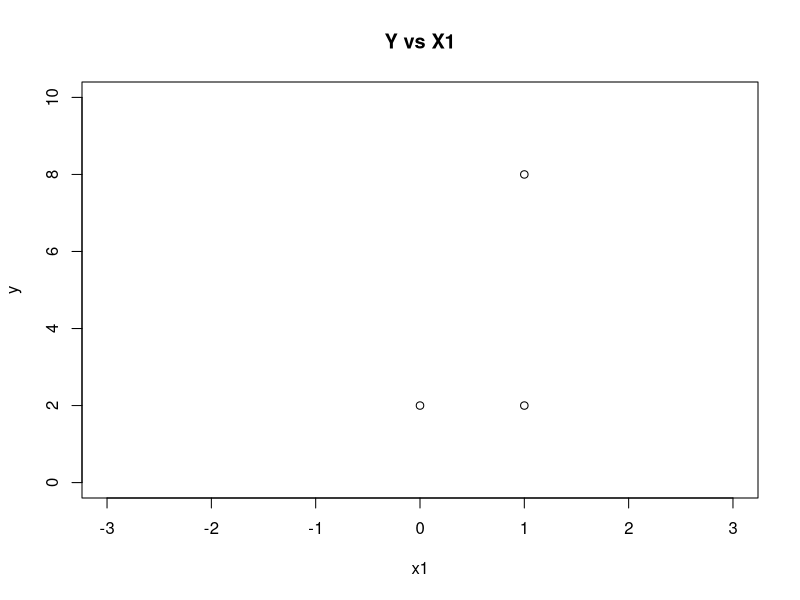
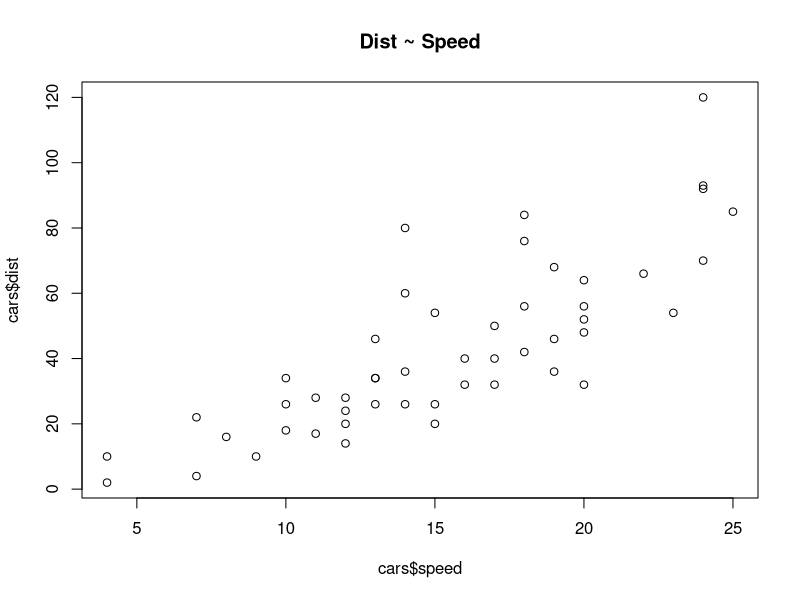
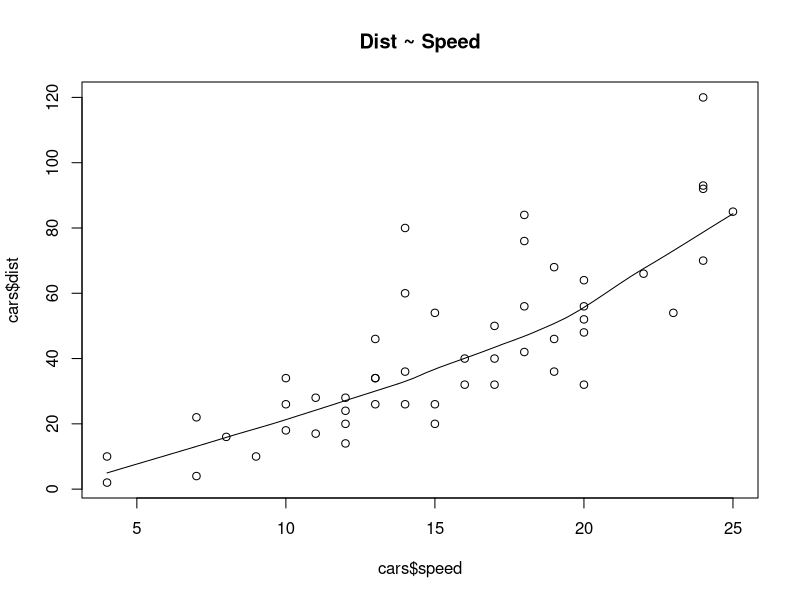
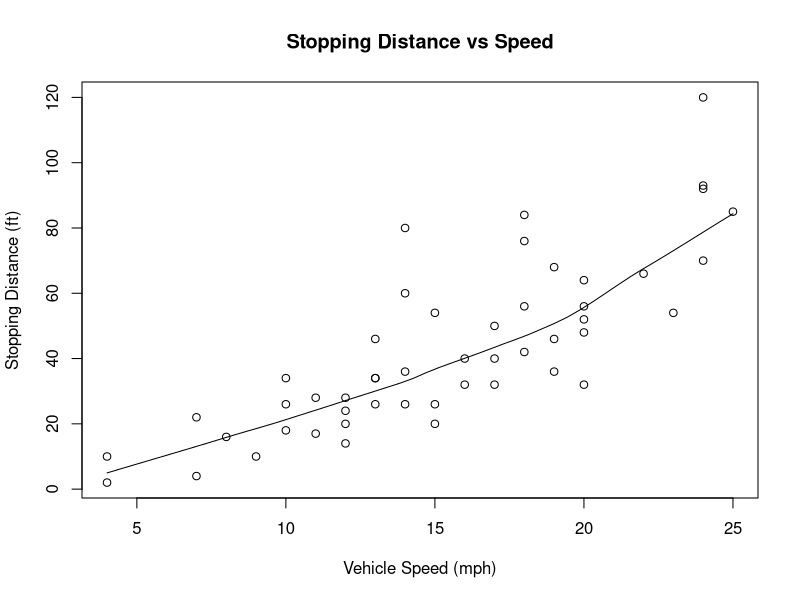
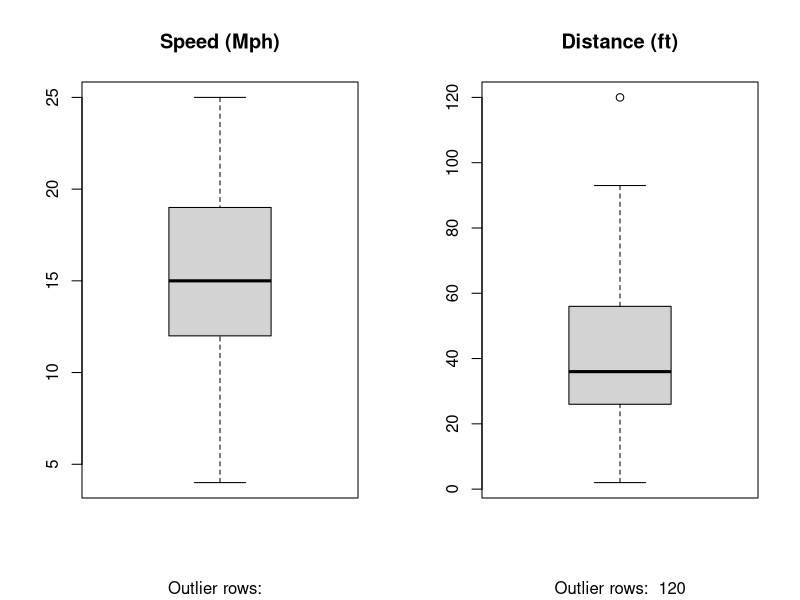
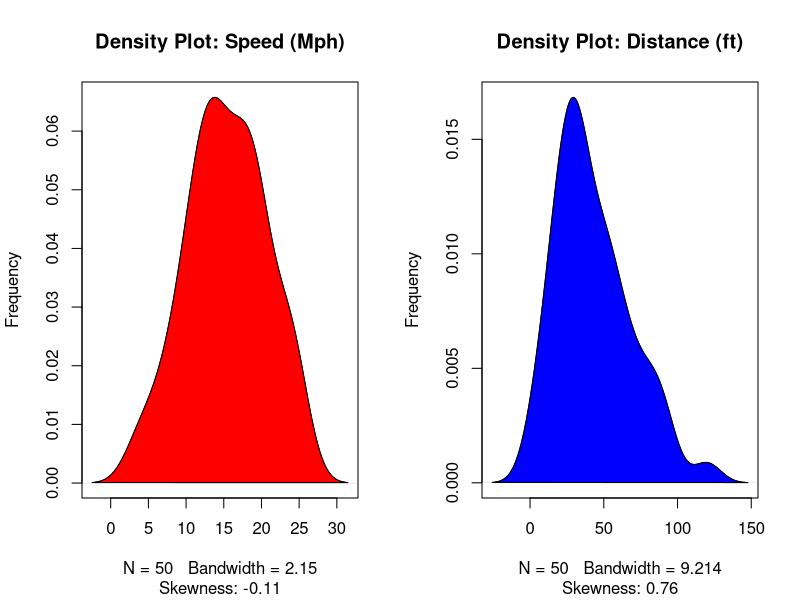

R code for these plots, in order:
## ---- chunk 1
knitr::opts_chunk$set(echo = TRUE)
## ---- chunk 2
# install package e1071 (run install.packages just the once if needed),
# or use the Tools -> Install Packages... option from the menu above.
#install.packages("e1071")
#install.packages("ggplot2")
# library(e1071)
# library(ggplot2)
## ---- chunk 3
# create our data using data.frame()
data <- data.frame(x1 = c(0,1,1), y = c(2,2,8))
data
## ---- chunk 4
# create scatter plot
plot(data, xlab = "x1", ylab = "y", main = "Y vs X1", xlim=c(-3, 3), ylim=c(0, 10))
## ---- chunk 5
# create a vector of 1s to use as our intercept
# replicate 1 over the length of our y column from data, i.e, x0 is the same length of y

x0 <- rep(1, length(data$y))
x0
## ---- chunk 6
# Finally, lets combine our x0 and x1 to create our Design Matrix X

X <- as.matrix(cbind(x0, x1 = data$x1))
X

# can check the dimension of a matrix by using 
# dim(X)

## ---- chunk 7
# create a vector for our Y values

Y <- as.matrix(data$y)
Y

## ---- chunk 8
# We have X and Y. 
# Create X^T
# Note: the transpose of X is found using t()

XT <- t(X)  # X^T
XT
## ---- chunk 9
# use the cars dataset and pass it into a function to understand its dimensions and structure.
# Hint: overwrite the underscore with a function and the dataset
dim(cars)
str(cars)
names(cars)
dim(cars)
## ---- chunk 10
# Simple Scatterplot
plot(x = cars$speed, y = cars$dist, main = "Dist ~ Speed")
## ---- chunk 11
# Scatterplot with trend line
scatter.smooth(x = cars$speed, y = cars$dist, main = "Dist ~ Speed")
## ---- chunk 12
# Calculate the correlation between speed and dist
cor(cars$speed, cars$dist)
## ---- chunk 13
# An improved Scatter Plot
scatter.smooth(x = cars$speed, y = cars$dist, main = "Stopping Distance vs Speed", xlab = "Vehicle Speed (mph)", ylab = "Stopping Distance (ft)")
## ---- chunk 14
# Partition plot window and create boxplots
par(mfrow = c(1, 2))
boxplot(cars$speed, main = "Speed (Mph)", sub = paste("Outlier rows: ", boxplot.stats(cars$speed)$out))
boxplot(cars$dist, main = "Distance (ft)", sub = paste("Outlier rows: ", boxplot.stats(cars$dist)$out))
## ---- chunk 15
# density plot for 'speed'
plot(density(cars$speed),
  main="Density Plot: Speed (Mph)",
  ylab="Frequency", sub=paste("Skewness:", round(e1071::skewness(cars$speed), 2)))
polygon(density(cars$speed), col="red")

## ---- chunk 16
# density plot for 'dist'

plot(density(cars$dist),
     main="Density Plot: Distance (ft)",
     ylab= "Frequency", sub=paste("Skewness:", round(e1071::skewness(cars$dist), 2)))
polygon(density(cars$dist), col='blue')
